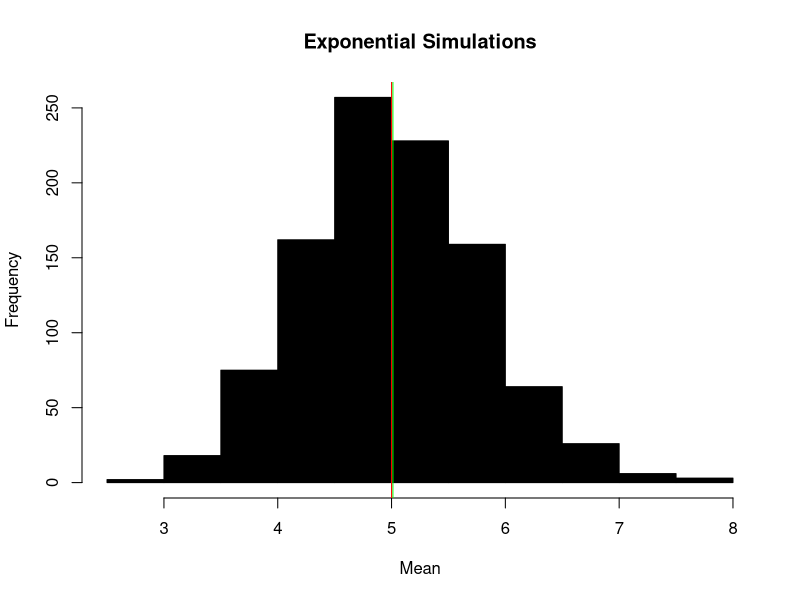
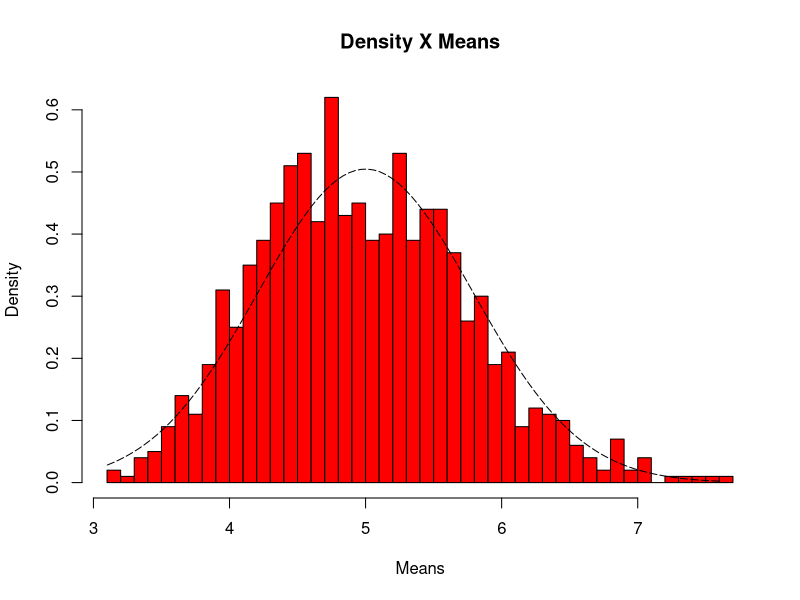
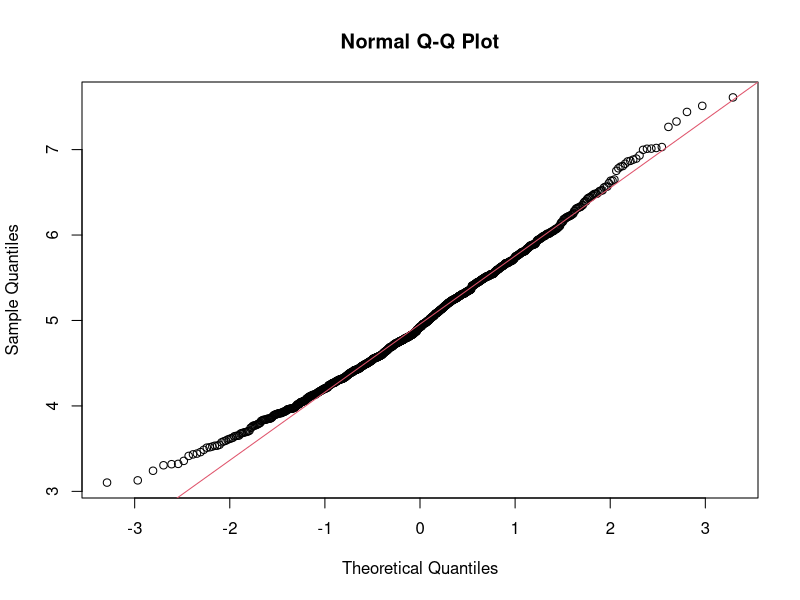

Write the R code that produced these figures, in order.
## ---- chunk 1
set.seed(123) # A set of any numbers
lambda <- 0.2 # Set lambda = 0.2 for all of the simulations
n <- 40 # distribution of averages of 40 exponentials
simulations <- 1000 # Note that you will need to do a thousand simulations.

# doStuff
simulations_done <- replicate(simulations, rexp(n, lambda))
means_exp <- apply(simulations_done, 2, mean)
mean_of_means_exp <- mean(means_exp)
lmbda_mean <- 1/lambda
## ---- chunk 2
hist(means_exp, xlab = "Mean", main = "Exponential Simulations", col = "black")
abline(v = mean_of_means_exp, col = "green")
abline(v = lmbda_mean, col = "red")
## ---- chunk 3
sd_dist <- sd(mean_of_means_exp)
sd_theory <- (1/lambda)/sqrt(n)
varianccia_dist <- sd_dist^2
varianccia_theory <- ((1/lambda)*(1/sqrt(n)))^2
# doStuff
simulations_done <- replicate(simulations, rexp(n, lambda))
means_exp <- apply(simulations_done, 2, mean)
mean_of_means_exp <- mean(means_exp)
lmbda_mean <- 1/lambda
## ---- chunk 4
x <- seq(min(means_exp), max(means_exp), length=100)
y <- dnorm(x, mean=1/lambda, sd=(1/lambda/sqrt(n)))
hist(means_exp,breaks=n,prob=T,col="red",xlab = "Means",main="Density X Means",ylab="Density")
lines(x, y, pch=20, col="black", lty=5)
## ---- chunk 5
qqnorm(means_exp)
qqline(means_exp, col = 2)
